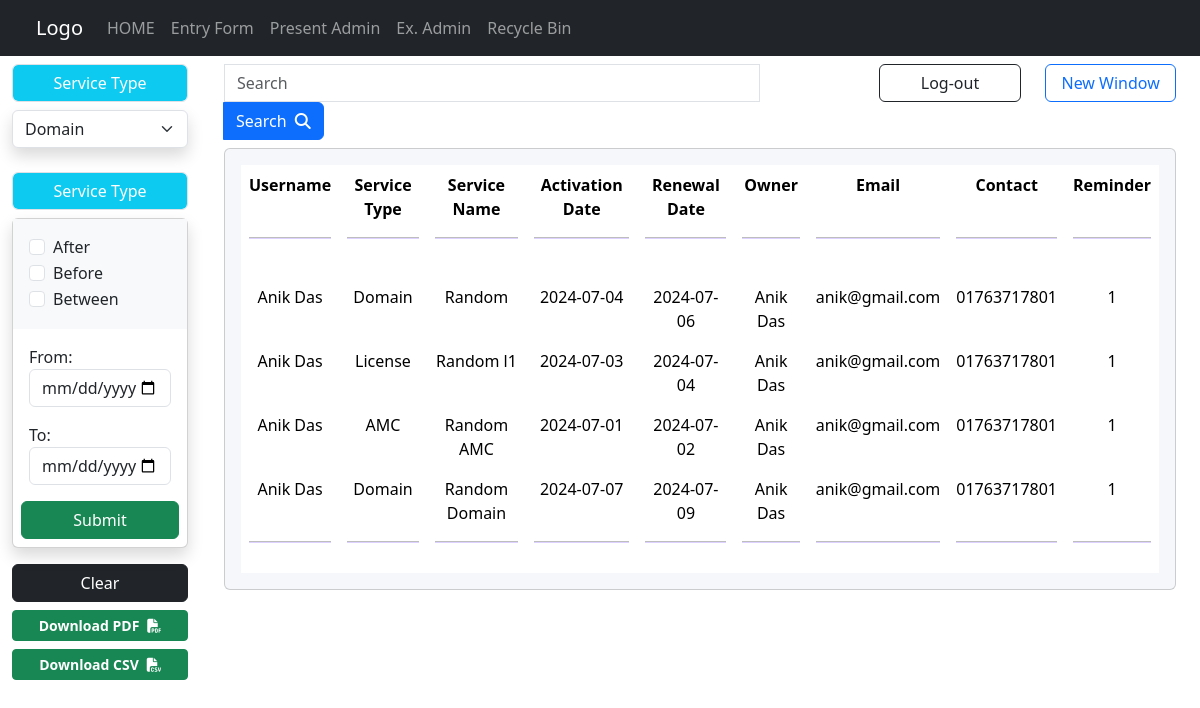
/exadmin_display/ (signed in), run on the app's committed database.
### webapp/models.py (models this page shows, shortened)
class User(models.Model):
    id = models.AutoField(primary_key=True)
    name = models.CharField(max_length=255)
    service_name = models.CharField(max_length=255)
    service_type = models.CharField(max_length=255)
    active_date = models.CharField(max_length=255)
    renewal_date = models.CharField(max_length=255)
    owner = models.CharField(max_length=255)
    email = models.CharField(max_length=255)
    contact = models.CharField(max_length=255)
    days = models.CharField(max_length=255)

### webapp/views.py (the view)
# urls.py: path('exadmin_display/', views.exadmin_display, name='exadmin_display'),
@login_required(login_url='/exadmin_signin/')
def exadmin_display(request):  # ============= Table View =============
    all_user = User.objects.all()
    context = {'userlist': all_user}
    return render(request, 'webapp/exadmin_home.html', context)

### webapp/templates/webapp/exadmin_home.html (shortened to what this page needs)
<!DOCTYPE html>
<html lang="en">
  <head>
    <link href="https://cdn.jsdelivr.net/npm/bootstrap@5.3.3/dist/css/bootstrap.min.css" rel="stylesheet" />
    <link rel="stylesheet" href="https://use.fontawesome.com/releases/v5.7.0/css/all.css" />
  </head>
    <body>
    {% include 'webapp/home_nav.html' %}
      <div class="container-fluid">
        <div class="row">
          <div class="col-md-2">
            {% include 'webapp/exadmin_nav.html' %}
          </div>
          <div class="col-md-10 pt-2">
            {% include 'webapp/exadmin_table.html' %}
          </div>
        </div>
      </div>
    </body>
</html>

### webapp/templates/webapp/exadmin_table.html (shortened to what this page needs)
  <section>
    <div class="row">
      <div class="col-md-8 ps-4 pb-2">
        <form method="post" action="{% url 'table:exadmin_table' %}">
          <div class="input-group">
            <div class="form-outline" data-mdb-input-init style="width:85%;">
              <input type="search" placeholder="Search" class="form-control rounded-0" id="search_value" name="search_value" />
            </div>
            <button type="submit" class="btn btn-primary" data-mdb-ripple-init id="search" name="search" value="true">Search<i class="fas fa-search ps-2"></i></button>
          </div>
        </form>
      </div>
      <div class="col-md-2 pb-2">
        <form method="post" action="{% url 'table:exadmin_logout' %}">
          <button type="submit" id="logout" name="logout" class="btn btn-outline-dark" style="width:100%;">Log-out</button>
        </form>
      </div>
      <div class="col-md-2 pb-2 pe-4">
        <button onclick="domain_table_Function()" type="submit" style="width:100%;" class="btn btn-outline-primary" id="window_button" name="window_button" value="">New Window</button>
      </div>
    </div>
    <section class="intro">
      <div class="mask d-flex align-items-center h-100">
        <div class="container-fluid">
          <div class="row justify-content-center">
            <div class="col-12">
              <div class="card shadow-2-strong" style="background-color: #f5f7fa;">
                <div class="card-body">
                  <div class="table-responsive">
                      <table class="table table-borderless mb-0 text-center">
                        <tbody>
                          <tr>
                            <td scope="col" class="fw-bold">Username</td>
                            <td scope="col" class="fw-bold">Service Type</td>
                            <td scope="col" class="fw-bold">Service Name</td>
                            <td scope="col" class="fw-bold">Activation Date</td>
                            <td scope="col" class="fw-bold">Renewal Date</td>
                            <td scope="col" class="fw-bold">Owner</td>
                            <td scope="col" class="fw-bold">Email</td>
                            <td scope="col" class="fw-bold">Contact</td>
                            <td scope="col" class="fw-bold">Reminder</td>
                          </tr>
                          <tr>
                            <td>
                              <hr class="mb-4 mt-0 d-inline-block mx-auto" style="width: 100%; background-color: #7c4dff; height: 2px" />
                            </td>
                            <td>
                              <hr class="mb-4 mt-0 d-inline-block mx-auto" style="width: 100%; background-color: #7c4dff; height: 2px" />
                            </td>
                            <td>
                              <hr class="mb-4 mt-0 d-inline-block mx-auto" style="width: 100%; background-color: #7c4dff; height: 2px" />
                            </td>
                            <td>
                              <hr class="mb-4 mt-0 d-inline-block mx-auto" style="width: 100%; background-color: #7c4dff; height: 2px" />
                            </td>
                            <td>
                              <hr class="mb-4 mt-0 d-inline-block mx-auto" style="width: 100%; background-color: #7c4dff; height: 2px" />
                            </td>
                            <td>
                              <hr class="mb-4 mt-0 d-inline-block mx-auto" style="width: 100%; background-color: #7c4dff; height: 2px" />
                            </td>
                            <td>
                              <hr class="mb-4 mt-0 d-inline-block mx-auto" style="width: 100%; background-color: #7c4dff; height: 2px" />
                            </td>
                            <td>
                              <hr class="mb-4 mt-0 d-inline-block mx-auto" style="width: 100%; background-color: #7c4dff; height: 2px" />
                            </td>
                            <td>
                              <hr class="mb-4 mt-0 d-inline-block mx-auto" style="width: 100%; background-color: #7c4dff; height: 2px" />
                            </td>
                          </tr>
                          {% for x in userlist %}
                            <tr>
                              <td>{{ x.name }}</td>
                              <td>{{ x.service_type }}</td>
                              <td>{{ x.service_name }}</td>
                              <td>{{ x.active_date }}</td>
                              <td>{{ x.renewal_date }}</td>
                              <td>{{ x.owner }}</td>
                              <td>{{ x.email }}</td>
                              <td>{{ x.contact }}</td>
                              <td>{{ x.days }}</td>
                            </tr>
                          {% endfor %}
                          <tr>
                            <td>
                              <hr class="mt-0 d-inline-block mx-auto" style="width: 100%; background-color: #7c4dff; height: 2px" />
                            </td>
                            <td>
                              <hr class="mt-0 d-inline-block mx-auto" style="width: 100%; background-color: #7c4dff; height: 2px" />
                            </td>
                            <td>
                              <hr class="mt-0 d-inline-block mx-auto" style="width: 100%; background-color: #7c4dff; height: 2px" />
                            </td>
                            <td>
                              <hr class="mt-0 d-inline-block mx-auto" style="width: 100%; background-color: #7c4dff; height: 2px" />
                            </td>
                            <td>
                              <hr class="mt-0 d-inline-block mx-auto" style="width: 100%; background-color: #7c4dff; height: 2px" />
                            </td>
                            <td>
                              <hr class="mt-0 d-inline-block mx-auto" style="width: 100%; background-color: #7c4dff; height: 2px" />
                            </td>
                            <td>
                              <hr class="mt-0 d-inline-block mx-auto" style="width: 100%; background-color: #7c4dff; height: 2px" />
                            </td>
                            <td>
                              <hr class="mt-0 d-inline-block mx-auto" style="width: 100%; background-color: #7c4dff; height: 2px" />
                            </td>
                            <td>
                              <hr class="mt-0 d-inline-block mx-auto" style="width: 100%; background-color: #7c4dff; height: 2px" />
                            </td>
                          </tr>
                        </tbody>
                      </table>
                  </div>
                </div>
              </div>
            </div>
          </div>
        </div>
      </div>
    </section>
  </section>

### data on the page
User: name "Anik Das", service_type "Domain", service_name "Random", active_date "2024-07-04", renewal_date "2024-07-06", owner "Anik Das", email "anik@gmail.com", contact "01763717801", days "1"
User: name "Anik Das", service_type "License", service_name "Random l1", active_date "2024-07-03", renewal_date "2024-07-04", owner "Anik Das", email "anik@gmail.com", contact "01763717801", days "1"
User: name "Anik Das", service_type "AMC", service_name "Random AMC", active_date "2024-07-01", renewal_date "2024-07-02", owner "Anik Das", email "anik@gmail.com", contact "01763717801", days "1"
User: name "Anik Das", service_type "Domain", service_name "Random Domain", active_date "2024-07-07", renewal_date "2024-07-09", owner "Anik Das", email "anik@gmail.com", contact "01763717801", days "1"
